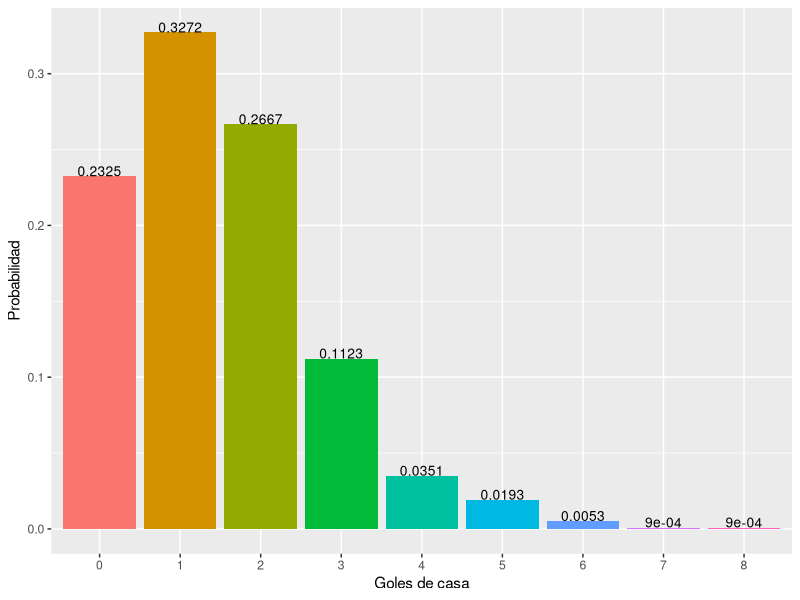
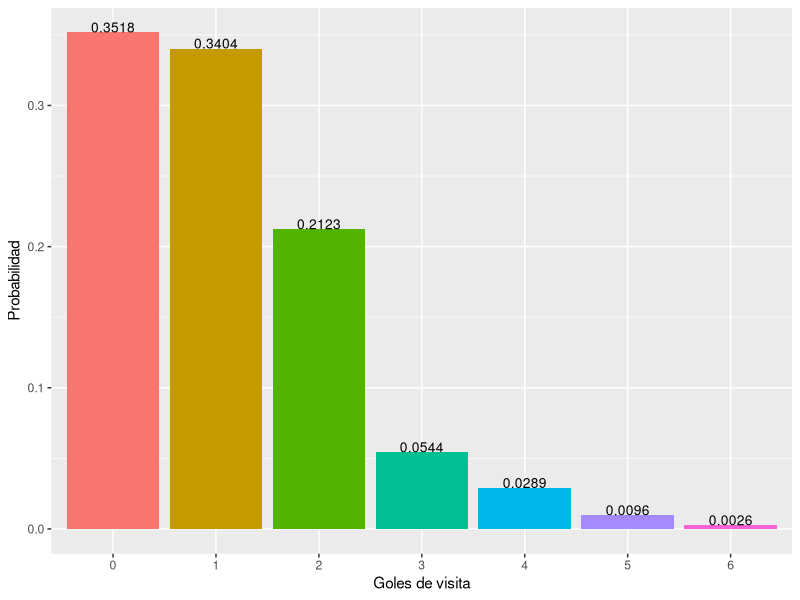
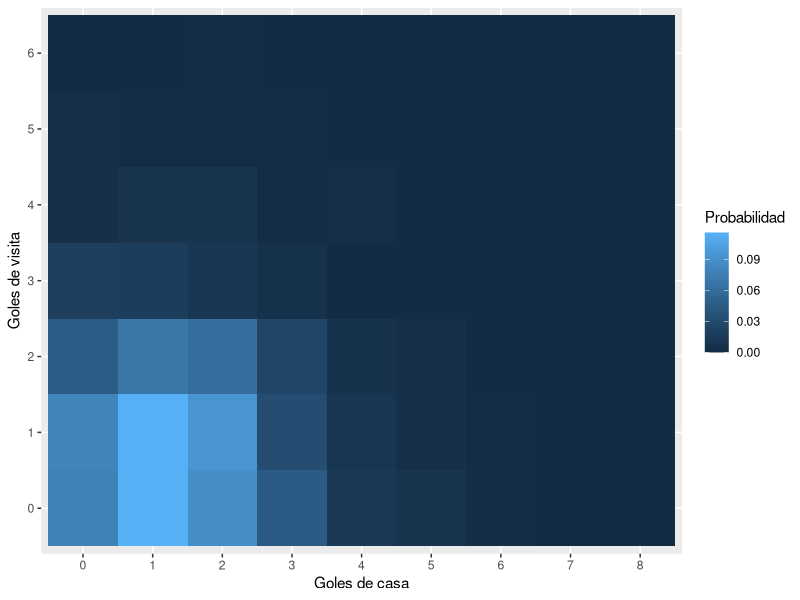

R code for these plots, in order:
library(dplyr)
library(ggplot2)

data <- read.csv("resultado.csv")

goles <- select(data, FTHG, FTAG)
goles_tabla <- table(goles)

goles_casa <- margin.table(goles_tabla,1)
goles_visita <- margin.table(goles_tabla,2)

prob.casa <- prop.table(goles_casa)
prob.visita <- prop.table(goles_visita)
prob.conjunta <- prop.table(goles_tabla)

prob.casa.df <- as.data.frame(prob.casa)
prob.visita.df <- as.data.frame(prob.visita)
prob.conjunta.df <- as.data.frame(prob.conjunta)

casa <- ggplot(data = prob.casa.df,aes(x=FTHG,y=Freq,fill=FTHG))+
  geom_bar(stat = "identity")+
  theme(legend.position = "none")+
  geom_text(aes(label=(round(Freq,4))),vjust=0, size=3.5)+
  labs(x="Goles de casa", y= "Probabilidad")

visita <- ggplot(data = prob.visita.df,aes(x=FTAG,y=Freq,fill=FTAG))+
  geom_bar(stat = "identity")+
  theme(legend.position = "none")+
  geom_text(aes(label=(round(Freq,4))),vjust=0, size=3.5)+
  labs(x="Goles de visita", y= "Probabilidad")

conjun <- ggplot(prob.conjunta.df, aes( x = FTHG, y = FTAG, fill = Freq))+
  geom_tile()+
  labs(x="Goles de casa", y= "Goles de visita", fill="Probabilidad")

casa
visita
conjun
